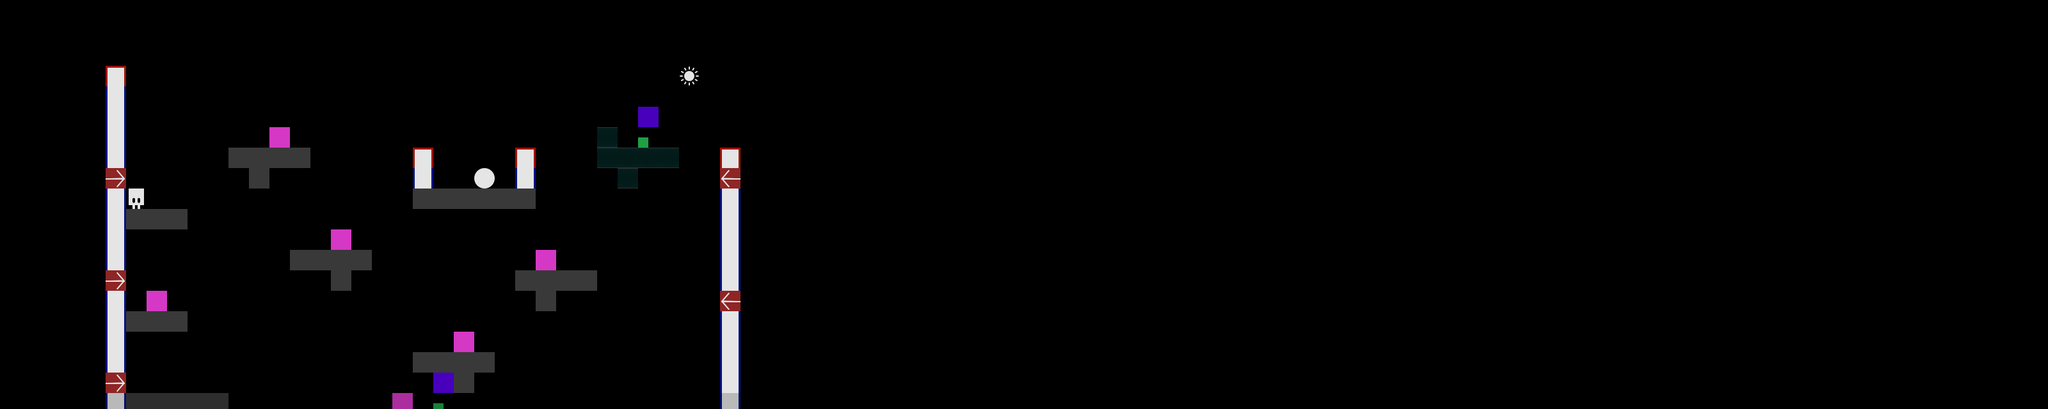

This game map was drawn from its Tiled (.tmx) file and the tilesets committed beside it. A one-line description and the full map source follow:
An orthogonal 100x20 tile map with 32x32 px tiles, 1 tile layer (trap).

<map version="1.2" tiledversion="2019.03.13" orientation="orthogonal" renderorder="right-down" width="100" height="20" tilewidth="32" tileheight="32" infinite="0" nextlayerid="2" nextobjectid="1">
 <tileset firstgid="1" source="tiles2.tsx" />
 <layer id="1" name="trap" width="100" height="20" opacity="0.9" offsetx="133.333" offsety="103.03">
  <properties>
   <property name="title" value="Air it out" />
  </properties>
  <data encoding="csv">
0,3,0,0,0,0,0,0,0,0,0,0,0,0,0,0,0,0,0,0,0,0,0,0,0,0,0,0,0,10,0,0,0,0,0,0,0,0,0,0,0,0,0,0,0,0,0,0,0,0,0,0,0,0,0,0,0,0,0,0,0,0,0,0,0,0,0,0,0,0,0,0,0,0,0,0,0,0,0,0,0,0,0,0,0,0,0,0,0,0,0,0,0,0,0,0,0,0,0,0,
0,2,0,0,0,0,0,0,0,0,0,0,0,0,0,0,0,0,0,0,0,0,0,0,0,0,0,0,0,0,0,0,0,0,0,0,0,0,0,0,0,0,0,0,0,0,0,0,0,0,0,0,0,0,0,0,0,0,0,0,0,0,0,0,0,0,0,0,0,0,0,0,0,0,0,0,0,0,0,0,0,0,0,0,0,0,0,0,0,0,0,0,0,0,0,0,0,0,0,0,
0,2,0,0,0,0,0,0,0,0,0,0,0,0,0,0,0,0,0,0,0,0,0,0,0,0,0,17,0,0,0,0,0,0,0,0,0,0,0,0,0,0,0,0,0,0,0,0,0,0,0,0,0,0,0,0,0,0,0,0,0,0,0,0,0,0,0,0,0,0,0,0,0,0,0,0,0,0,0,0,0,0,0,0,0,0,0,0,0,0,0,0,0,0,0,0,0,0,0,0,
0,2,0,0,0,0,0,0,0,7,0,0,0,0,0,0,0,0,0,0,0,0,0,0,0,16,0,11,0,0,0,0,0,0,0,0,0,0,0,0,0,0,0,0,0,0,0,0,0,0,0,0,0,0,0,0,0,0,0,0,0,0,0,0,0,0,0,0,0,0,0,0,0,0,0,0,0,0,0,0,0,0,0,0,0,0,0,0,0,0,0,0,0,0,0,0,0,0,0,0,
0,2,0,0,0,0,0,1,1,1,1,0,0,0,0,0,3,0,0,0,0,3,0,0,0,16,16,16,16,0,0,3,0,0,0,0,0,0,0,0,0,0,0,0,0,0,0,0,0,0,0,0,0,0,0,0,0,0,0,0,0,0,0,0,0,0,0,0,0,0,0,0,0,0,0,0,0,0,0,0,0,0,0,0,0,0,0,0,0,0,0,0,0,0,0,0,0,0,0,0,
0,15,0,0,0,0,0,0,1,0,0,0,0,0,0,0,2,0,0,9,0,2,0,0,0,0,16,0,0,0,0,14,0,0,0,0,0,0,0,0,0,0,0,0,0,0,0,0,0,0,0,0,0,0,0,0,0,0,0,0,0,0,0,0,0,0,0,0,0,0,0,0,0,0,0,0,0,0,0,0,0,0,0,0,0,0,0,0,0,0,0,0,0,0,0,0,0,0,0,0,
0,2,5,0,0,0,0,0,0,0,0,0,0,0,0,0,1,1,1,1,1,1,0,0,0,0,0,0,0,0,0,2,0,0,0,0,0,0,0,0,0,0,0,0,0,0,0,0,0,0,0,0,0,0,0,0,0,0,0,0,0,0,0,0,0,0,0,0,0,0,0,0,0,0,0,0,0,0,0,0,0,0,0,0,0,0,0,0,0,0,0,0,0,0,0,0,0,0,0,0,
0,2,1,1,1,0,0,0,0,0,0,0,0,0,0,0,0,0,0,0,0,0,0,0,0,0,0,0,0,0,0,2,0,0,0,0,0,0,0,0,0,0,0,0,0,0,0,0,0,0,0,0,0,0,0,0,0,0,0,0,0,0,0,0,0,0,0,0,0,0,0,0,0,0,0,0,0,0,0,0,0,0,0,0,0,0,0,0,0,0,0,0,0,0,0,0,0,0,0,0,
0,2,0,0,0,0,0,0,0,0,0,0,7,0,0,0,0,0,0,0,0,0,0,0,0,0,0,0,0,0,0,2,0,0,0,0,0,0,0,0,0,0,0,0,0,0,0,0,0,0,0,0,0,0,0,0,0,0,0,0,0,0,0,0,0,0,0,0,0,0,0,0,0,0,0,0,0,0,0,0,0,0,0,0,0,0,0,0,0,0,0,0,0,0,0,0,0,0,0,0,
0,2,0,0,0,0,0,0,0,0,1,1,1,1,0,0,0,0,0,0,0,0,7,0,0,0,0,0,0,0,0,2,0,0,0,0,0,0,0,0,0,0,0,0,0,0,0,0,0,0,0,0,0,0,0,0,0,0,0,0,0,0,0,0,0,0,0,0,0,0,0,0,0,0,0,0,0,0,0,0,0,0,0,0,0,0,0,0,0,0,0,0,0,0,0,0,0,0,0,0,
0,15,0,0,0,0,0,0,0,0,0,0,1,0,0,0,0,0,0,0,0,1,1,1,1,0,0,0,0,0,0,2,0,0,0,0,0,0,0,0,0,0,0,0,0,0,0,0,0,0,0,0,0,0,0,0,0,0,0,0,0,0,0,0,0,0,0,0,0,0,0,0,0,0,0,0,0,0,0,0,0,0,0,0,0,0,0,0,0,0,0,0,0,0,0,0,0,0,0,0,
0,2,0,7,0,0,0,0,0,0,0,0,0,0,0,0,0,0,0,0,0,0,1,0,0,0,0,0,0,0,0,14,0,0,0,0,0,0,0,0,0,0,0,0,0,0,0,0,0,0,0,0,0,0,0,0,0,0,0,0,0,0,0,0,0,0,0,0,0,0,0,0,0,0,0,0,0,0,0,0,0,0,0,0,0,0,0,0,0,0,0,0,0,0,0,0,0,0,0,0,
0,2,1,1,1,0,0,0,0,0,0,0,0,0,0,0,0,0,0,0,0,0,0,0,0,0,0,0,0,0,0,2,0,0,0,0,0,0,0,0,0,0,0,0,0,0,0,0,0,0,0,0,0,0,0,0,0,0,0,0,0,0,0,0,0,0,0,0,0,0,0,0,0,0,0,0,0,0,0,0,0,0,0,0,0,0,0,0,0,0,0,0,0,0,0,0,0,0,0,0,
0,2,0,0,0,0,0,0,0,0,0,0,0,0,0,0,0,0,7,0,0,0,0,0,0,0,0,0,0,0,0,2,0,0,0,0,0,0,0,0,0,0,0,0,0,0,0,0,0,0,0,0,0,0,0,0,0,0,0,0,0,0,0,0,0,0,0,0,0,0,0,0,0,0,0,0,0,0,0,0,0,0,0,0,0,0,0,0,0,0,0,0,0,0,0,0,0,0,0,0,
0,2,0,0,0,0,0,0,0,0,0,0,0,0,0,0,1,1,1,1,0,0,0,0,0,0,0,0,0,0,0,2,0,0,0,0,0,0,0,0,0,0,0,0,0,0,0,0,0,0,0,0,0,0,0,0,0,0,0,0,0,0,0,0,0,0,0,0,0,0,0,0,0,0,0,0,0,0,0,0,0,0,0,0,0,0,0,0,0,0,0,0,0,0,0,0,0,0,0,0,
0,15,0,0,0,0,0,0,0,0,0,0,0,0,0,0,0,17,1,0,0,0,0,0,0,0,0,0,0,0,0,2,0,0,0,0,0,0,0,0,0,0,0,0,0,0,0,0,0,0,0,0,0,0,0,0,0,0,0,0,0,0,0,0,0,0,0,0,0,0,0,0,0,0,0,0,0,0,0,0,0,0,0,0,0,0,0,0,0,0,0,0,0,0,0,0,0,0,0,0,
0,2,1,1,1,1,1,0,0,0,0,0,0,0,0,7,0,11,0,0,0,0,0,0,0,0,0,0,0,0,0,2,0,0,0,0,0,0,0,0,0,0,0,0,0,0,0,0,0,0,0,0,0,0,0,0,0,0,0,0,0,0,0,0,0,0,0,0,0,0,0,0,0,0,0,0,0,0,0,0,0,0,0,0,0,0,0,0,0,0,0,0,0,0,0,0,0,0,0,0,
0,2,11,0,0,0,16,0,0,0,0,0,0,1,1,1,1,1,1,1,0,0,0,0,0,0,0,0,0,0,0,2,0,0,0,0,0,0,0,0,0,0,0,0,0,0,0,0,0,0,0,0,0,0,0,0,0,0,0,0,0,0,0,0,0,0,0,0,0,0,0,0,0,0,0,0,0,0,0,0,0,0,0,0,0,0,0,0,0,0,0,0,0,0,0,0,0,0,0,0,
0,15,0,0,0,0,16,0,0,0,1,1,1,1,1,1,1,1,1,1,1,1,1,0,0,0,0,0,0,8,0,14,0,0,0,0,0,0,0,0,0,0,0,0,0,0,0,0,0,0,0,0,0,0,0,0,0,0,0,0,0,0,0,0,0,0,0,0,0,0,0,0,0,0,0,0,0,0,0,0,0,0,0,0,0,0,0,0,0,0,0,0,0,0,0,0,0,0,0,0,
0,2,0,0,0,0,1,1,1,1,1,1,1,1,1,1,1,1,1,1,1,1,1,1,1,1,1,1,1,1,1,2,0,0,0,0,0,0,0,0,0,0,0,0,0,0,0,0,0,0,0,0,0,0,0,0,0,0,0,0,0,0,0,0,0,0,0,0,0,0,0,0,0,0,0,0,0,0,0,0,0,0,0,0,0,0,0,0,0,0,0,0,0,0,0,0,0,0,0,0
</data>
 </layer>
</map>
